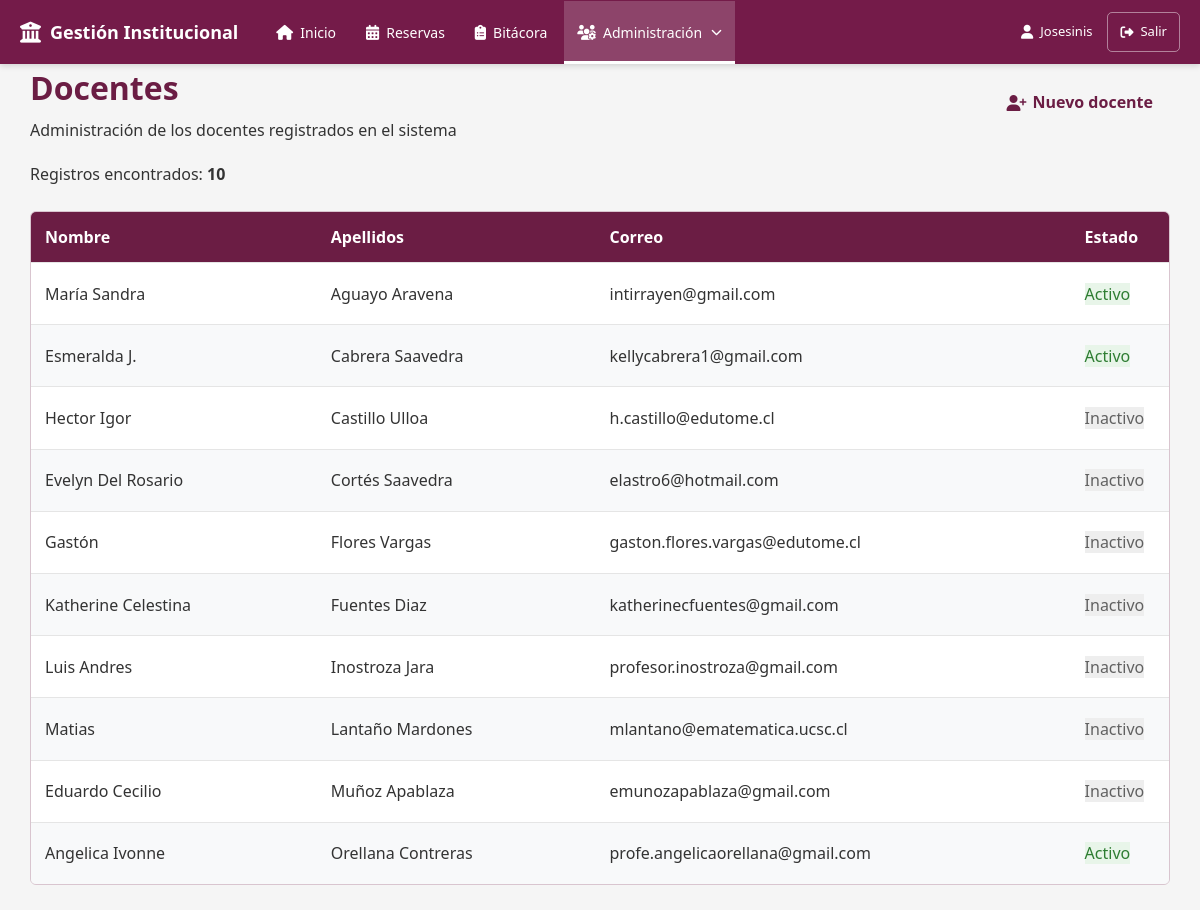
Page /modules/docentes/index.php (signed in) on the committed database.
### tables this page shows
CREATE TABLE `docentes` (
  `id` int(11) NOT NULL,
  `nombres` varchar(50) NOT NULL,
  `apellidos` varchar(50) NOT NULL,
  `correo` varchar(50) NOT NULL,
  `activo` tinyint(1) NOT NULL
);

### modules/docentes/index.php (the view, shortened to what this page needs)
<?php
require_once '../../config/database.php';
$docentes = [];
$sql = "
    SELECT
        id,
        nombres,
        apellidos,
        correo,
        activo
    FROM docentes
    ORDER BY
        apellidos ASC,
        nombres ASC
";
$resultado = $conexion->query($sql);
if ($resultado) {
    $docentes = $resultado->fetch_all(
        MYSQLI_ASSOC
    );
}
?>
<!DOCTYPE html>
<html lang="es">
<head>
    <link
        rel="stylesheet"
        href="https://cdnjs.cloudflare.com/ajax/libs/font-awesome/6.7.2/css/all.min.css">
    <link
        rel="stylesheet"
        href="../../assets/css/estilos.css">
    <link
        rel="stylesheet"
        href="../../assets/css/botones.css">
    <link
        rel="stylesheet"
        href="../../assets/css/formularios.css">
    <link
        rel="stylesheet"
        href="../../assets/css/tablas.css">
</head>
<body>
    <?php
    require_once '../../includes/menu.php';
    ?>
    <div class="contenedor contenedor-usuarios">
        <div class="encabezado-pagina">
            <div>
                <h1>
                    Docentes
                </h1>
                <p>
                    Administración de los docentes registrados en el sistema
                </p>
            </div>
            <?php if ($rolUsuario === 'superadmin'): ?>
                <div>
                    <a
                        href="crear.php"
                        class="btn btn-primary">
                        <i class="fa-solid fa-user-plus"></i>
                        Nuevo docente
                    </a>
                </div>
            <?php endif; ?>
        </div>
        <div class="resumen-usuarios">
            Registros encontrados:
            <strong>
                <?= count($docentes) ?>
            </strong>
        </div>
        <div class="tabla-contenedor">
            <table class="tabla">
                <thead>
                    <tr>
                        <th>
                            Nombre
                        </th>
                        <th>
                            Apellidos
                        </th>
                        <th>
                            Correo
                        </th>
                        <th>
                            Estado
                        </th>
                    </tr>
                </thead>
                <tbody>
                    <?php if (empty($docentes)): ?>
                        <tr>
                            <td
                                colspan="<?= $rolUsuario === 'superadmin' ? 5 : 4 ?>"
                                style="text-align:center;">
                                No existen docentes registrados.
                            </td>
                        </tr>
                    <?php else: ?>
                        <?php foreach ($docentes as $docente): ?>
                            <tr>
                                <td>
                                    <?= htmlspecialchars(
                                        $docente['nombres']
                                    ) ?>
                                </td>
                                <td>
                                    <?= htmlspecialchars(
                                        $docente['apellidos']
                                    ) ?>
                                </td>
                                <td>
                                    <?= htmlspecialchars(
                                        $docente['correo']
                                    ) ?>
                                </td>
                                <td>
                                    <?php if ((int) $docente['activo'] === 1): ?>
                                        <span class="estado-activo">
                                            Activo
                                        </span>
                                    <?php else: ?>
                                        <span class="estado-inactivo">
                                            Inactivo
                                        </span>
                                    <?php endif; ?>
                                </td>
                            </tr>
                        <?php endforeach; ?>
                    <?php endif; ?>
                </tbody>
            </table>
        </div>
    </div>
</body>
</html>

### assets/css/estilos.css (style rules this page uses)
:root { --color-primario: #6b1d44; --color-primario-hover: #5b1739; --color-primario-original: #4e0227; --color-exito: #198754; --color-exito-hover: #157347; --color-advertencia: #ffc107; --color-advertencia-hover: #e0a800; --color-error: #dc3545; --color-error-hover: #bb2d3b; --color-fondo: #ffffff; --color-fondo-secundario: #f5f5f5; --color-fondo-neutro: #eeeeee; --color-texto: #333333; --color-texto-secundario: #666666; --color-borde: #d9c5cf; --radio-borde: 6px; --ancho-formulario: 700px; --btn-padding-y: 8px; --btn-padding-x: 16px; --btn-transicion: .2s ease; --sombra-focus: 0 0 5px rgba(107, 29, 68, 0.25); }
* { margin: 0; padding: 0; box-sizing: border-box; }
html { font-size: 16px; }
body { font-family: "Segoe UI", Tahoma, Geneva, Verdana, sans-serif; font-size: 1rem; line-height: 1.5; color: var(--color-texto); background-color: var(--color-fondo-secundario); }
h1, h2, h3, h4, h5, h6 { color: var(--color-primario); font-weight: 600; }
p { margin-bottom: 1rem; }
a { color: var(--color-primario); text-decoration: none; transition: color 0.2s ease; }
.contenedor { width: 90%; max-width: 1200px; margin: 0 auto; }
.encabezado-pagina { display: flex; justify-content: space-between; align-items: center; gap: 20px; margin-bottom: 20px; }
.encabezado-pagina h1 { margin: 0; }
.encabezado-pagina p { margin: 6px 0 0; }
.encabezado-pagina .btn-primary { display: inline-flex; align-items: center; justify-content: center; padding: 9px 16px; font-weight: 600; text-decoration: none; white-space: nowrap; }
.contenedor-usuarios { width: 95%; max-width: 1700px; margin-left: auto; margin-right: auto; box-sizing: border-box; }

### assets/css/botones.css (style rules this page uses)
.btn { display: inline-flex; align-items: center; justify-content: center; padding: 8px 16px; font-family: inherit; font-size: inherit; line-height: 1.2; font-weight: 600; text-decoration: none; white-space: nowrap; cursor: pointer; border: 1px solid transparent; border-radius: var(--radio-borde); box-sizing: border-box; transition: background-color 0.2s ease, border-color 0.2s ease, color 0.2s ease, box-shadow 0.2s ease; }
.btn i { margin-right: 6px; }

### assets/css/tablas.css (style rules this page uses)
.tabla-contenedor { width: 100%; max-width: none; overflow-x: auto; overflow-y: hidden; margin: 25px 0; border: 1px solid var(--color-borde); border-radius: var(--radio-borde); background-color: #fff; box-sizing: border-box; scrollbar-width: thin; }
.tabla { width: 100%; min-width: 1400px; border-collapse: collapse; }
.tabla thead th { padding: 13px 14px; background-color: var(--color-primario); color: #fff; font-weight: 600; text-align: left; white-space: nowrap; }
.tabla tbody td { padding: 12px 14px; border-top: 1px solid #e5e5e5; color: var(--color-texto); vertical-align: middle; }
.tabla tbody tr:nth-child(even) { background-color: #f8f9fa; }
.tabla .estado-activo { background-color: #e8f5e9; color: #2e7d32; }
.tabla .estado-inactivo { background-color: #eeeeee; color: #616161; }

### rows in the picture
docentes: nombres "María Sandra", apellidos "Aguayo Aravena", correo "intirrayen@gmail.com", activo "Activo"
docentes: nombres "Esmeralda J.", apellidos "Cabrera Saavedra", correo "kellycabrera1@gmail.com", activo "Activo"
docentes: nombres "Hector Igor", apellidos "Castillo Ulloa", correo "h.castillo@edutome.cl", activo "Inactivo"
docentes: nombres "Evelyn Del Rosario", apellidos "Cortés Saavedra", correo "elastro6@hotmail.com", activo "Inactivo"
docentes: nombres "Gastón", apellidos "Flores Vargas", correo "gaston.flores.vargas@edutome.cl", activo "Inactivo"
docentes: nombres "Katherine Celestina", apellidos "Fuentes Diaz", correo "katherinecfuentes@gmail.com", activo "Inactivo"
docentes: nombres "Luis Andres", apellidos "Inostroza Jara", correo "profesor.inostroza@gmail.com", activo "Inactivo"
docentes: nombres "Matias", apellidos "Lantaño Mardones", correo "mlantano@ematematica.ucsc.cl", activo "Inactivo"
docentes: nombres "Eduardo Cecilio", apellidos "Muñoz Apablaza", correo "emunozapablaza@gmail.com", activo "Inactivo"
docentes: nombres "Angelica Ivonne", apellidos "Orellana Contreras", correo "profe.angelicaorellana@gmail.com", activo "Activo"

### other values in the picture
$nombreUsuario "Josesinis"
count($docentes) "10"
